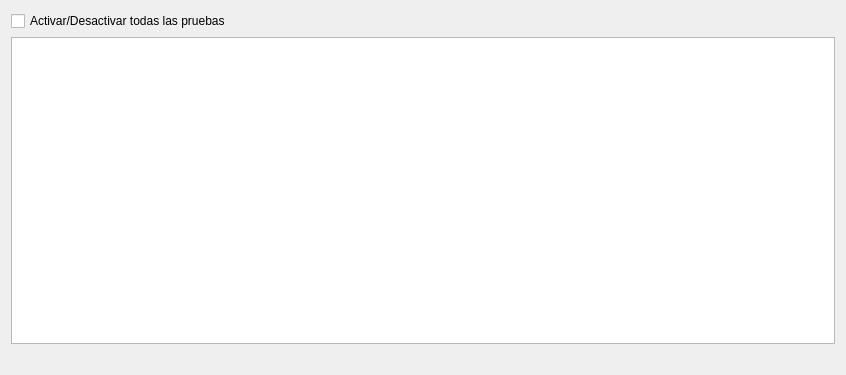
<?xml version="1.0" encoding="UTF-8"?>
<ui version="4.0">
 <class>CommandList</class>
 <widget class="QWidget" name="CommandList">
  <property name="geometry">
   <rect>
    <x>0</x>
    <y>0</y>
    <width>846</width>
    <height>375</height>
   </rect>
  </property>
  <property name="windowTitle">
   <string>Lista de Comandos</string>
  </property>
  <layout class="QVBoxLayout" name="verticalLayout">
   <item>
    <widget class="QCheckBox" name="checkBox">
     <property name="text">
      <string>Activar/Desactivar todas las pruebas</string>
     </property>
    </widget>
   </item>
   <item>
    <widget class="GTableWidget" name="tableWidget">
     <property name="maximumSize">
      <size>
       <width>16777215</width>
       <height>16777215</height>
      </size>
     </property>
    </widget>
   </item>
   <item>
    <spacer name="horizontalSpacer">
     <property name="orientation">
      <enum>Qt::Horizontal</enum>
     </property>
     <property name="sizeHint" stdset="0">
      <size>
       <width>40</width>
       <height>20</height>
      </size>
     </property>
    </spacer>
   </item>
  </layout>
  <action name="actionEdit">
   <property name="icon">
    <iconset resource="resources.qrc">
     <normaloff>:/prefix/icons/edit.svg</normaloff>:/prefix/icons/edit.svg</iconset>
   </property>
   <property name="text">
    <string>Editar</string>
   </property>
   <property name="toolTip">
    <string>Editar comando</string>
   </property>
  </action>
  <action name="actionInsert">
   <property name="icon">
    <iconset resource="resources.qrc">
     <normaloff>:/prefix/icons/add-1.svg</normaloff>:/prefix/icons/add-1.svg</iconset>
   </property>
   <property name="text">
    <string>Insertar</string>
   </property>
   <property name="toolTip">
    <string>Insertar comando</string>
   </property>
  </action>
  <action name="actionRemove">
   <property name="icon">
    <iconset resource="resources.qrc">
     <normaloff>:/prefix/icons/minus-1.svg</normaloff>:/prefix/icons/minus-1.svg</iconset>
   </property>
   <property name="text">
    <string>Eliminar</string>
   </property>
   <property name="toolTip">
    <string>Eliminar comando</string>
   </property>
  </action>
  <action name="actionMove_Up">
   <property name="text">
    <string>Mover Arriba</string>
   </property>
  </action>
  <action name="actionMove_Down">
   <property name="text">
    <string>Mover Abajo</string>
   </property>
  </action>
  <action name="actionDuplicate">
   <property name="text">
    <string>Duplicar</string>
   </property>
  </action>
  <action name="actionMove_Last">
   <property name="text">
    <string>Mover al final</string>
   </property>
  </action>
  <action name="actionMove_First">
   <property name="text">
    <string>Mover al inicio</string>
   </property>
  </action>
 </widget>
 <customwidgets>
  <customwidget>
   <class>GTableWidget</class>
   <extends>QTableWidget</extends>
   <header>src/gtablewidget.h</header>
  </customwidget>
 </customwidgets>
 <resources>
  <include location="resources.qrc"/>
 </resources>
 <connections/>
</ui>
